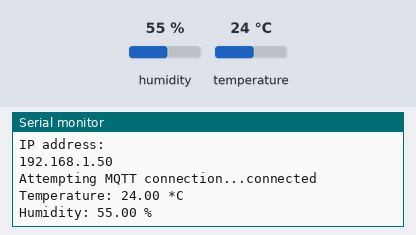
Simulated run of this sketch. Board: ESP32. On the bench: the last lines printed to the serial monitor. The test bench sets the inputs (shaded band); at power-on: humidity 55 %, temperature 24 °C. WiFi joins after 1.5 s; servers stay silent unless stated; random numbers use the default seed unless the sketch sets one; no MQTT or app messages arrive unless stated.

Above: at 2.7 s.
2.8 s: humidity set to 22 %
At 12.5 s:
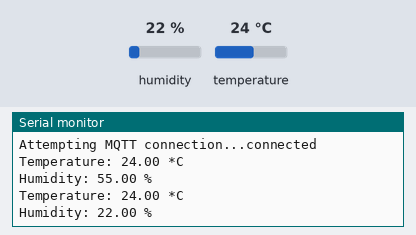
12.8 s: temperature set to 12 °C
At 22.5 s:
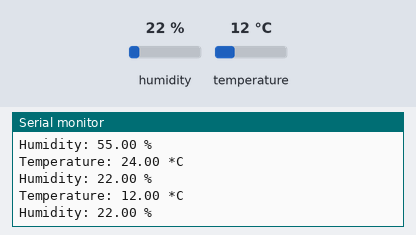
22.8 s: humidity set to 40 %
At 33.2 s:
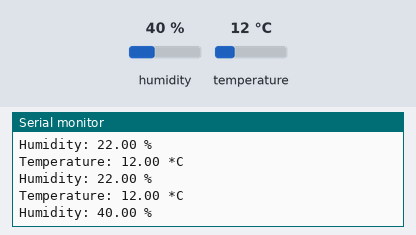
Timing chart, 0 to 34.7 s (numbered marks = the images above; inputs shaded):
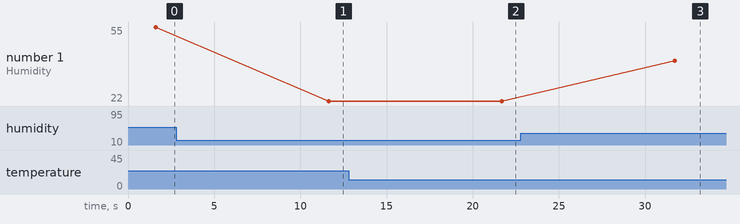

The sketch:

hdc1080sensors_esp32mqtt.ino
```cpp
// Kütüphaneleri dahil edin
#include <Adafruit_HDC1000.h>
#include <WiFi.h>
#include <PubSubClient.h>

// WiFi ağınızın SSID ve şifresini girin
const char* ssid = "your-ssid";
const char* password = "your-password";

// MQTT broker'ınızın IP adresini ve port numarasını girin
const char* mqtt_server = "your-mqtt-broker-ip";
const int mqtt_port = 1883;

// ESP32'nin yayınlayacağı MQTT konularını tanımlayın
const char* temperature_topic = "esp32/hdc1080/temperature";
const char* humidity_topic = "esp32/hdc1080/humidity";

// WiFi ve MQTT istemcilerini oluşturun
WiFiClient espClient;
PubSubClient client(espClient);

// HDC1080 sensörünü oluşturun
Adafruit_HDC1000 hdc = Adafruit_HDC1000();

// WiFi bağlantısını kurmak için fonksiyon
void setup_wifi() {
  delay(10);
  // Seri monitöre bağlantı durumunu yazın
  Serial.println();
  Serial.print("Connecting to ");
  Serial.println(ssid);

  // WiFi ağına bağlanın
  WiFi.begin(ssid, password);

  // Bağlantı kurulana kadar bekleyin
  while (WiFi.status() != WL_CONNECTED) {
    delay(500);
    Serial.print(".");
  }

  // Seri monitöre bağlantı bilgilerini yazın
  Serial.println("");
  Serial.println("WiFi connected");
  Serial.println("IP address: ");
  Serial.println(WiFi.localIP());
}

// MQTT broker'ına bağlanmak için fonksiyon
void reconnect() {
  // Bağlantı kurulana kadar deneyin
  while (!client.connected()) {
    Serial.print("Attempting MQTT connection...");
    // Rastgele bir istemci kimliği oluşturun
    String clientId = "ESP32Client-";
    clientId += String(random(0xffff), HEX);
    // Broker'a bağlanmaya çalışın
    if (client.connect(clientId.c_str())) {
      Serial.println("connected");
      // Burada abone olmak istediğiniz konuları ekleyebilirsiniz

    } else {
      Serial.print("failed, rc=");
      Serial.print(client.state());
      Serial.println(" try again in 5 seconds");
      // 5 saniye sonra tekrar deneyin
      delay(5000);
    }
  }
}

void setup() {
  // Seri iletişimi başlatın
  Serial.begin(115200);

  // Sensörü başlatın ve seri monitöre yazın
  if (!hdc.begin()) {
    Serial.println("Couldn't find sensor!");
    while (1);
  }

  // WiFi bağlantısını kurun
  setup_wifi();

  // MQTT broker'ının IP adresini ve port numarasını ayarlayın
  client.setServer(mqtt_server, mqtt_port);
}

void loop() {

  // MQTT broker'ına bağlı olup olmadığını kontrol edin
  if (!client.connected()) {
    reconnect();
  }

  // MQTT istemcisini çalıştırın
  client.loop();

  // Sensörden sıcaklık ve nem verilerini okuyun
  float temperature = hdc.readTemperature();
  float humidity = hdc.readHumidity();

  // Verileri seri monitöre yazın
  Serial.print("Temperature: ");
  Serial.print(temperature);
  Serial.println(" *C");

  Serial.print("Humidity: ");
  Serial.print(humidity);
  Serial.println(" %");


  // Verileri MQTT konularına yayınlayın
  client.publish(temperature_topic, String(temperature).c_str());
  client.publish(humidity_topic, String(humidity).c_str());
  delay(10000);
}
```

Measured:
- after the input at 2.8 s, the serial monitor: prints a new line after 8.8 s (image 1)
- after the input at 12.8 s, the serial monitor: prints a new line after 8.9 s (image 2)
- after the input at 22.8 s, the serial monitor: prints a new line after 8.9 s (image 3)
- plotted number 1: 55 → 22 after the input at 2.8 s, 22 → 40 after the input at 22.8 s
